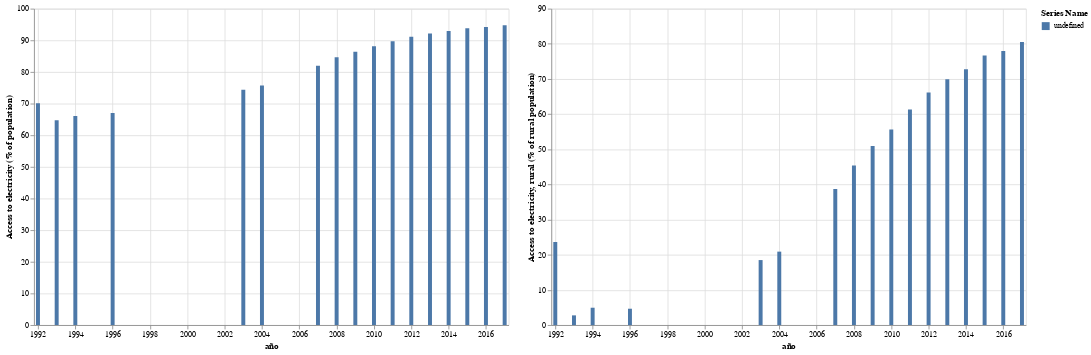

Here is the notebook cell this chart was saved with:
### Code cell
import pandas as pd
import altair as alt

# Supongamos que tienes tu DataFrame llamado 'df' con la estructura dada

# Remover las filas que contienen '..' en los valores, ya que Altair espera datos numéricos
df_numeric = base_pais.replace('..', pd.NA).dropna()

# Crear el gráfico de barras agrupadas
chart = alt.Chart(df_numeric).mark_bar().encode(
    x='año:T',
    y=alt.Y(alt.repeat("column"), type='quantitative'),
    color='Series Name:N',
).properties(
    width=600,
    height=400
).repeat(
    column=['Access to electricity (% of population)',
            'Access to electricity, rural (% of rural population)']
).resolve_scale(
    y='independent'
)

chart

### Figure 1 — Vega-Lite specification as saved in the notebook (floating-point values rounded to 4 significant figures)
{"config": {"view": {"continuousWidth": 300, "continuousHeight": 300}}, "repeat": {"column": ["Access to electricity (% of population)", "Access to electricity, rural (% of rural population)"]}, "spec": {"data": {"name": "data-b118dd282744e27cd0a31c304ba8a9fa"}, "mark": {"type": "bar"}, "encoding": {"color": {"field": "Series Name", "type": "nominal"}, "x": {"field": "año", "type": "temporal"}, "y": {"field": {"repeat": "column"}, "type": "quantitative"}}, "height": 400, "width": 600}, "resolve": {"scale": {"y": "independent"}}, "$schema": "https://vega.github.io/schema/vega-lite/v5.16.3.json", "datasets": {"data-b118dd282744e27cd0a31c304ba8a9fa": [{"año": "1992 ", "Access to electricity (% of population)": "70.1", "Access to electricity, rural (% of rural population)": "23.6399346948511", "CO2 emissions (metric tons per capita)": "0.912638246440529", "GDP growth (annual %)": "-0.540509124723926", "Hospital beds (per 1,000 people)": "1.5", "Labor force, female (% of total labor force)": "37.3568974141558"}, {"año": "1993 ", "Access to electricity (% of population)": "64.7489929199219", "Access to electricity, rural (% of rural population)": "2.76892056332457", "CO2 emissions (metric tons per capita)": "0.927167194255717", "GDP growth (annual %)": "5.24357700773291", "Hospital beds (per 1,000 people)": "1.2999999523", "Labor force, female (% of total labor force)": "37.9136920848328"}, {"año": "1994 ", "Access to electricity (% of population)": "66.0529327392578", "Access to electricity, rural (% of rural population)": "4.94329112557081", "CO2 emissions (metric tons per capita)": "0.93974304908866", "GDP growth (annual %)": "12.3083661848445", "Hospital beds (per 1,000 people)": "1.3571000099", "Labor force, female (% of total labor force)": "38.448057278662"}, {"año": "1996 ", "Access to electricity (% of population)": "67", "Access to electricity, rural (% of rural population)": "4.6576523999663", "CO2 emissions (metric tons per capita)": "1.12666549539043", "GDP growth (annual %)": "2.79897307912609", "Hospital beds (per 1,000 people)": "1.4700000286", "Labor force, female (% of total labor force)": "40.7148181354051"}, {"año": "2003 ", "Access to electricity (% of population)": "74.380966", "Access to electricity, rural (% of rural population)": "18.497245189282", "CO2 emissions (metric tons per capita)": "0.983143204871561", "GDP growth (annual %)": "4.16502313666112", "Hospital beds (per 1,000 people)": "1.3999999762", "Labor force, female (% of total labor force)": "43.7523918910809"}, {"año": "2004 ", "Access to electricity (% of population)": "75.692357", "Access to electricity, rural (% of rural population)": "20.8976930775592", "CO2 emissions (metric tons per capita)": "1.11985372004664", "GDP growth (annual %)": "4.95820320611745", "Hospital beds (per 1,000 people)": "0.9", "Labor force, female (% of total labor force)": "44.0555134064441"}, {"año": "2007 ", "Access to electricity (% of population)": "81.988131", "Access to electricity, rural (% of rural population)": "38.689204719776", "CO2 emissions (metric tons per capita)": "1.18209589261852", "GDP growth (annual %)": "8.5183877690955", "Hospital beds (per 1,000 people)": "1.2", "Labor force, female (% of total labor force)": "45.0673338315268"}, {"año": "2008 ", "Access to electricity (% of population)": "84.678343", "Access to electricity, rural (% of rural population)": "45.4175509616323", "CO2 emissions (metric tons per capita)": "1.32931868624742", "GDP growth (annual %)": "9.1265683014642", "Hospital beds (per 1,000 people)": "1.5", "Labor force, female (% of total labor force)": "45.2229471581833"}, {"año": "2009 ", "Access to electricity (% of population)": "86.42432", "Access to electricity, rural (% of rural population)": "50.9597738475109", "CO2 emissions (metric tons per capita)": "1.41921946066586", "GDP growth (annual %)": "1.0958236592427", "Hospital beds (per 1,000 people)": "1.6", "Labor force, female (% of total labor force)": "45.3332186651277"}, {"año": "2010 ", "Access to electricity (% of population)": "88.123061", "Access to electricity, rural (% of rural population)": "55.6332347263447", "CO2 emissions (metric tons per capita)": "1.53948542250294", "GDP growth (annual %)": "8.33245910749577", "Hospital beds (per 1,000 people)": "1.5", "Labor force, female (% of total labor force)": "45.9866454056209"}, {"año": "2011 ", "Access to electricity (% of population)": "89.707491", "Access to electricity, rural (% of rural population)": "61.3020759651831", "CO2 emissions (metric tons per capita)": "1.64284749150045", "GDP growth (annual %)": "6.32719240161117", "Hospital beds (per 1,000 people)": "1.53", "Labor force, female (% of total labor force)": "45.9053064622094"}, {"año": "2012 ", "Access to electricity (% of population)": "91.099508", "Access to electricity, rural (% of rural population)": "66.1668240020821", "CO2 emissions (metric tons per capita)": "1.61752150592736", "GDP growth (annual %)": "6.13972470560435", "Hospital beds (per 1,000 people)": "1.52", "Labor force, female (% of total labor force)": "45.9124800404932"}, {"año": "2013 ", "Access to electricity (% of population)": "92.135365", "Access to electricity, rural (% of rural population)": "69.9050114897088", "CO2 emissions (metric tons per capita)": "1.65625408117878", "GDP growth (annual %)": "5.85251821084928", "Hospital beds (per 1,000 people)": "1.51", "Labor force, female (% of total labor force)": "45.8711092036968"}, {"año": "2014 ", "Access to electricity (% of population)": "92.919989", "Access to electricity, rural (% of rural population)": "72.7675028572342", "CO2 emissions (metric tons per capita)": "1.75159405113357", "GDP growth (annual %)": "2.38215737180541", "Hospital beds (per 1,000 people)": "1.56", "Labor force, female (% of total labor force)": "45.804310150231"}, {"año": "2015 ", "Access to electricity (% of population)": "93.852179", "Access to electricity, rural (% of rural population)": "76.692689134919", "CO2 emissions (metric tons per capita)": "1.7763005780535", "GDP growth (annual %)": "3.25224477218451", "Hospital beds (per 1,000 people)": "1.55", "Labor force, female (% of total labor force)": "45.4276000599438"}, {"año": "2016 ", "Access to electricity (% of population)": "94.2", "Access to electricity, rural (% of rural population)": "77.9748393653812", "CO2 emissions (metric tons per capita)": "1.8263804846975", "GDP growth (annual %)": "3.95331871520767", "Hospital beds (per 1,000 people)": "1.59", "Labor force, female (% of total labor force)": "45.7818223870905"}, {"año": "2017 ", "Access to electricity (% of population)": "94.8", "Access to electricity, rural (% of rural population)": "80.4978448676186", "CO2 emissions (metric tons per capita)": "1.71724301281113", "GDP growth (annual %)": "2.51883544233135", "Hospital beds (per 1,000 people)": "1.59", "Labor force, female (% of total labor force)": "45.9158254902167"}]}}
